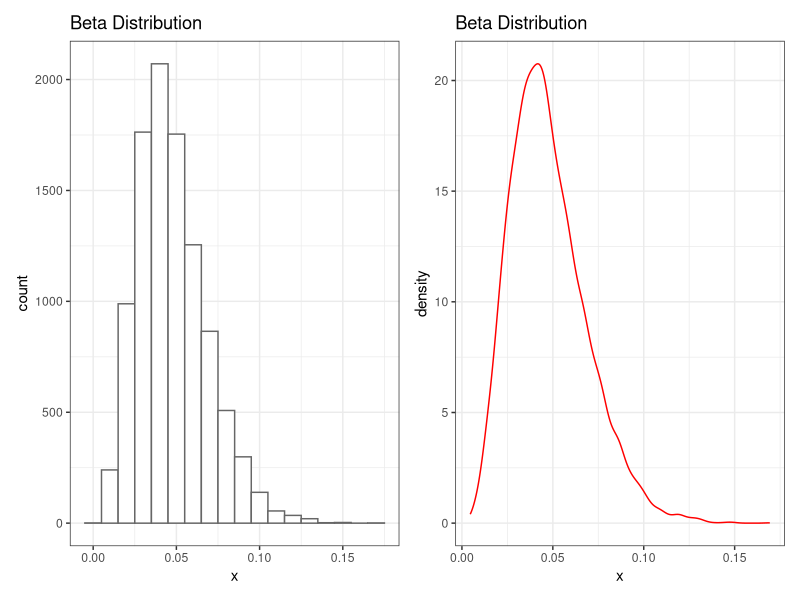
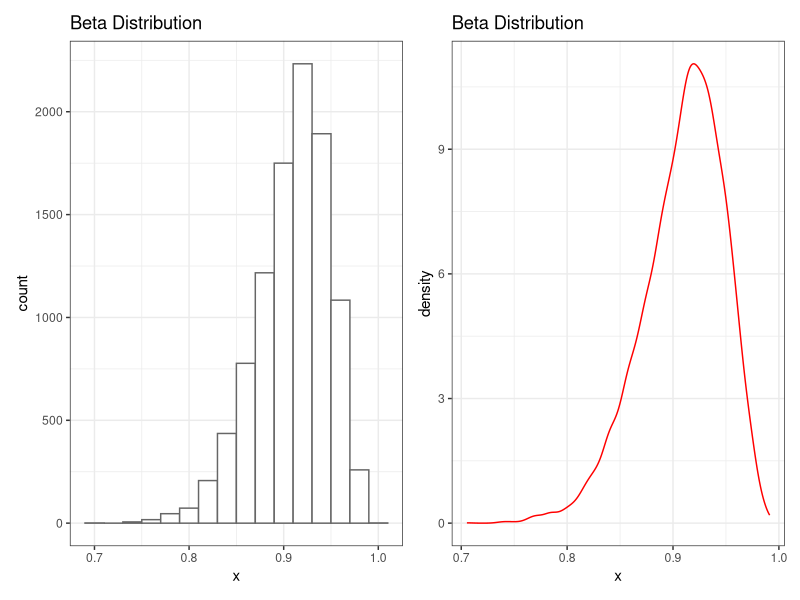
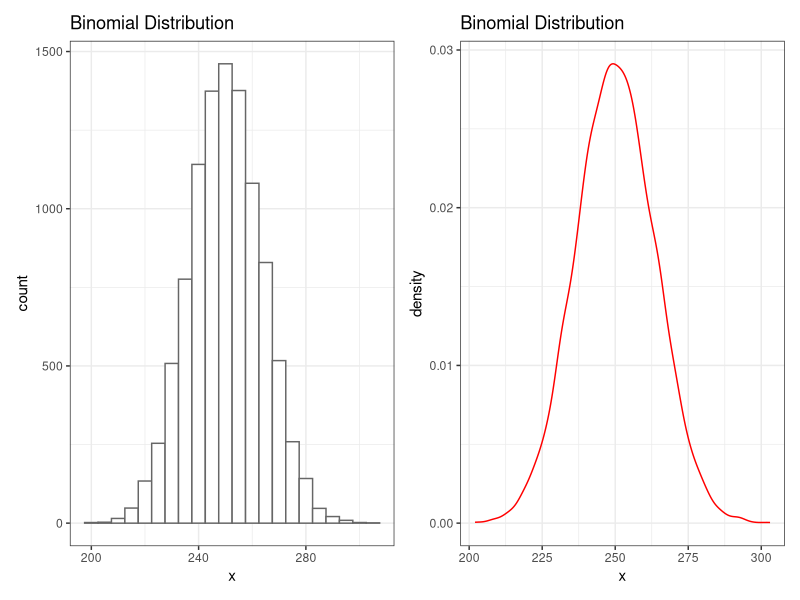
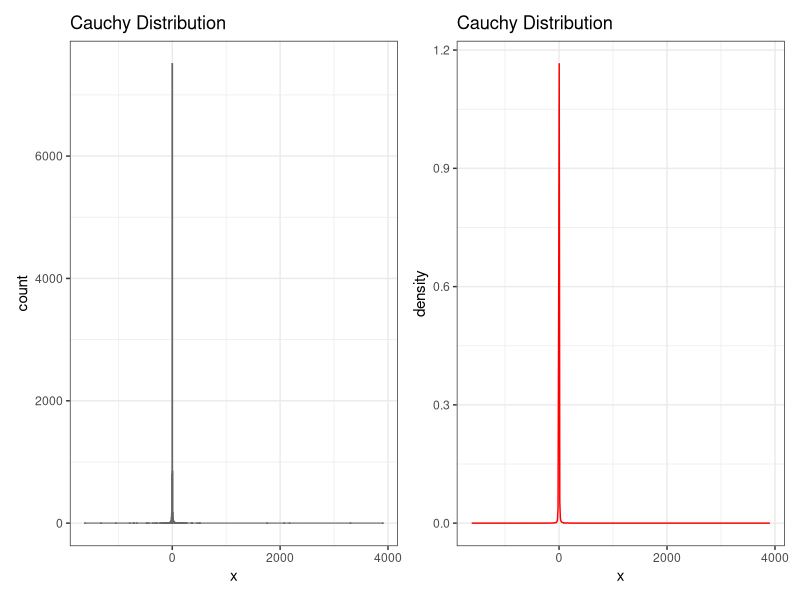
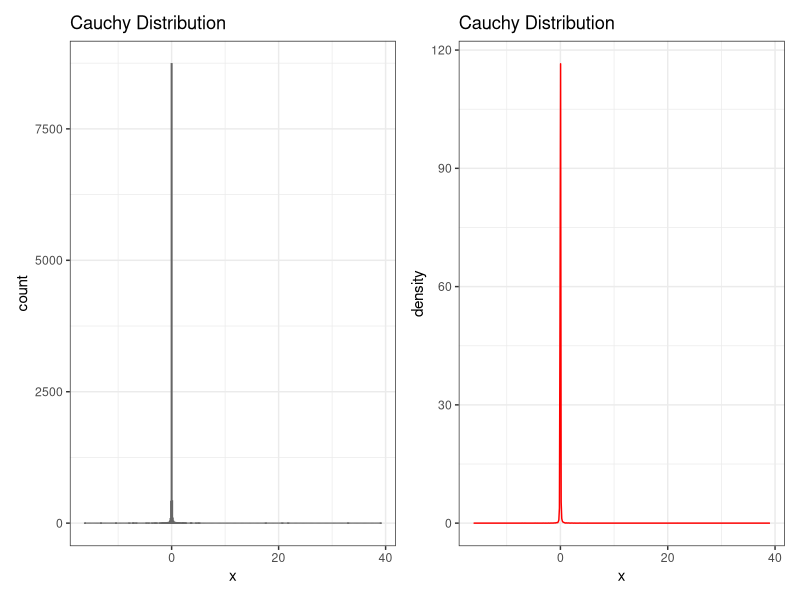
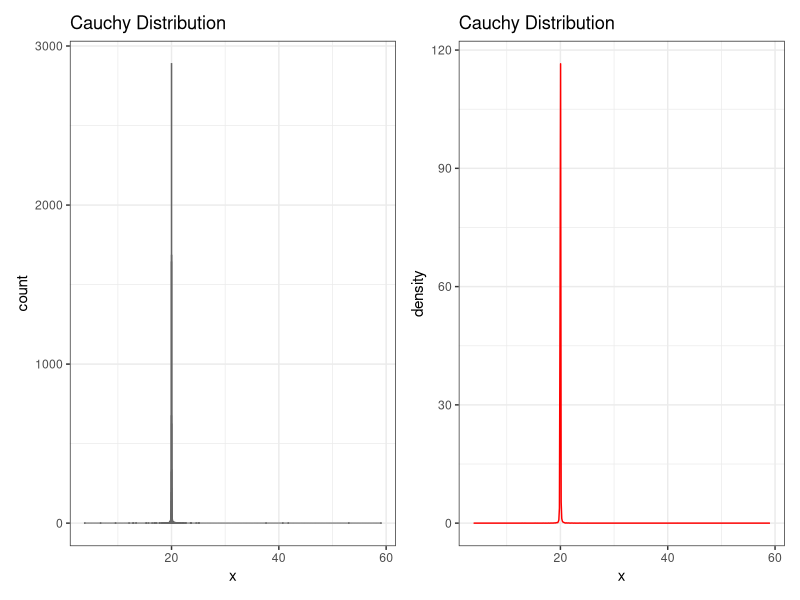
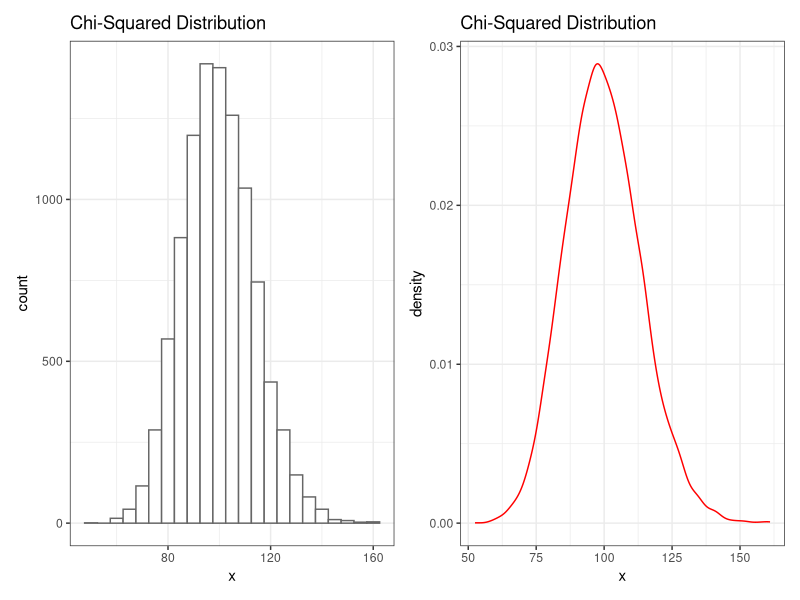
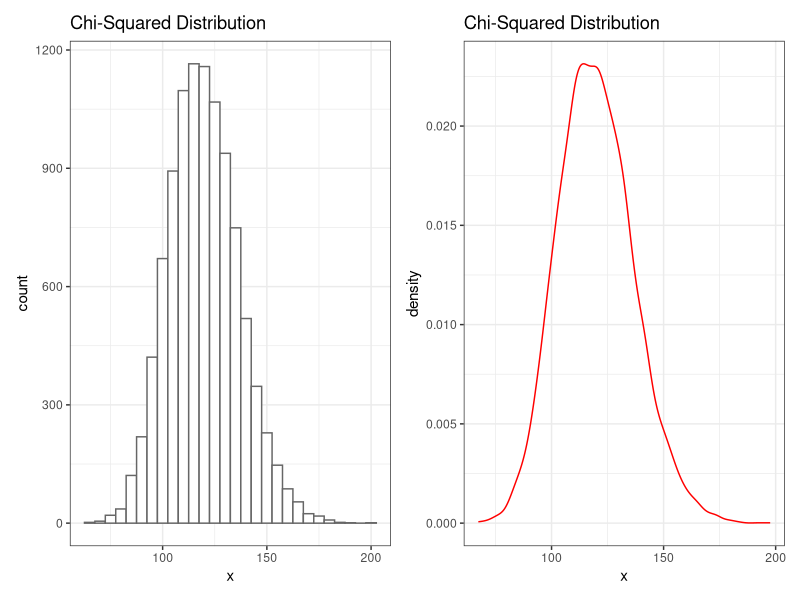

Reproduce these figures in R, in order.
## ---- chunk 1
knitr::opts_chunk$set(echo = TRUE,
                      message = FALSE, 
                      warning = FALSE)
library(tidyverse)
library(patchwork)
## ---- chunk 2
distribution_fcn_ls = c(rbeta=rbeta, rbinom=rbinom, rcauchy=rcauchy, rchisq=rchisq, rexp=rexp, rf=rf, rgamma=rgamma, rgeom=rgeom, rhyper=rhyper, rlnorm=rlnorm, rlogis=rlogis, rnbinom=rnbinom, rnorm=rnorm, rpois=rpois, rsignrank=rsignrank, rt=rt, runif=runif, rweibull=rweibull, rwilcox=rwilcox)

distribution_fcn_name = names(distribution_fcn_ls)

distribution_name = c("Beta", "Binomial", "Cauchy", "Chi-squared", "Exponential", "F", "Gamma", "Geometric", "Hypergeometric", "Lognormal", "Logistic", "Negative binomial", "Normal", "Poisson", "Wilcoxon signed rank", "t", "Uniform", "Weibull", "Wilcoxon rank sum")

n = 10000

sim_fcn = function(fcn, dist_name, bw = 0.01, ...){
  set.seed(123)
  
  df = data.frame(x = fcn(n = n, ...))
  
  p1 = ggplot(df, 
         aes(x = x)) +
       geom_histogram(binwidth = bw, 
                      color = "grey40",
                      fill = "white") +
       theme_bw() +
       labs(title = paste(str_to_title(dist_name), "Distribution")) 
  
  p2 = ggplot(df, 
         aes(x = x)) +
       geom_density(color = "red")+
       theme_bw() +
       labs(title = paste(str_to_title(dist_name), "Distribution")) 
  
  p1+p2
  
}
## ---- chunk 3
args(distribution_fcn_ls$rbeta)
## ---- chunk 4
distribution_fcn_ls$rbeta %>% 
  sim_fcn(dist_name = distribution_name[1], 
          bw = 0.01,
          # distribution parameters ---
          shape1 = 5, shape2 = 100 # non-negative parameters of Beta distribution
          )
## ---- chunk 5
distribution_fcn_ls$rbeta %>% 
  sim_fcn(dist_name = distribution_name[1], 
          bw = 0.02,
          # distribution parameters ---
          shape1 = 50, shape2 = 5 # non-negative parameters of Beta distribution
          )
## ---- chunk 6
args(distribution_fcn_ls$rbinom)
## ---- chunk 7
distribution_fcn_ls$rbinom %>% 
  sim_fcn(dist_name = distribution_name[2], 
          bw = 5,
          # distribution parameters ---
          size = 1000, # number of trails
          prob = 0.25 # probability of success on each trail
          )
## ---- chunk 8
args(distribution_fcn_ls$rcauchy)
## ---- chunk 9
distribution_fcn_ls$rcauchy %>% 
  sim_fcn(dist_name = distribution_name[3], 
          bw = 5,
          # distribution parameters ---
          location = 0, # number of trails
          scale = 1 # probability of success on each trail
          )
## ---- chunk 10
distribution_fcn_ls$rcauchy %>% 
  sim_fcn(dist_name = distribution_name[3], 
          bw = 0.1,
          # distribution parameters ---
          location = 0, # number of trails
          scale = 0.01 # probability of success on each trail
          )
## ---- chunk 11
distribution_fcn_ls$rcauchy %>% 
  sim_fcn(dist_name = distribution_name[3], 
          bw = 0.01,
          # distribution parameters ---
          location = 20, # number of trails
          scale = 0.01 # probability of success on each trail
          )
## ---- chunk 12
args(distribution_fcn_ls$rchisq)
## ---- chunk 13
distribution_fcn_ls$rchisq %>% 
  sim_fcn(dist_name = distribution_name[4], 
          bw = 5,
          # distribution parameters ---
          df = 100, # degree of freedom
          ncp = 0 # non-centrality parameter
          )
## ---- chunk 14
distribution_fcn_ls$rchisq %>% 
  sim_fcn(dist_name = distribution_name[4], 
          bw = 5,
          # distribution parameters ---
          df = 100, # degree of freedom
          ncp = 20 # non-centrality parameter (non-negative)
          )
